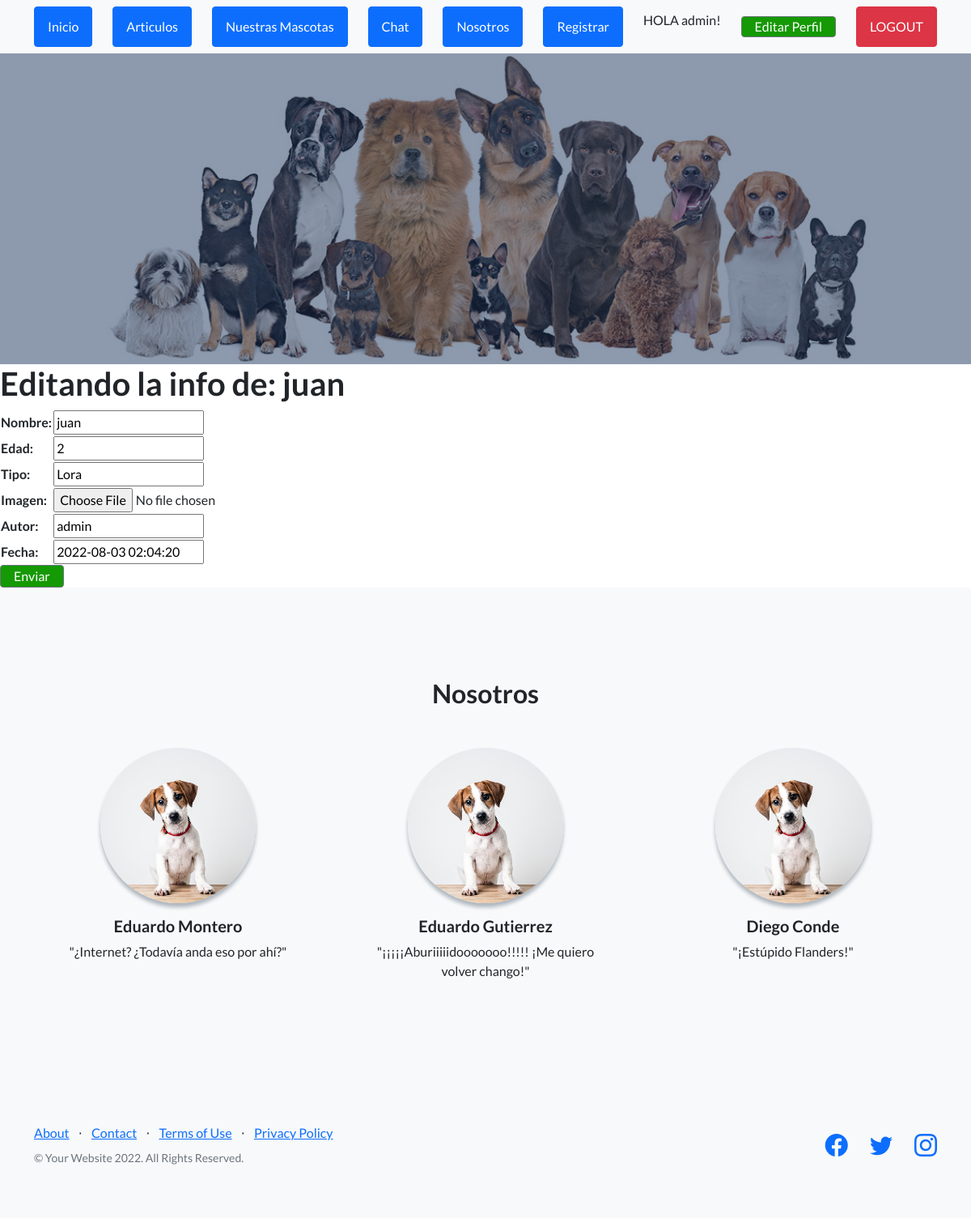
The page /editarmascota/juan (signed in) on the database its author committed.
### App/models.py (models this page shows, shortened)
class Mascota(models.Model):
    nombre = models.CharField(max_length=50)
    edad = models.IntegerField()
    tipo = models.CharField(max_length=50) #perro, gato, etc.
    autor = models.CharField(max_length=40,null=True)
    fecha = models.DateTimeField(null=True)
    imagen = models.ImageField(upload_to = "mascotas", null=True, blank=True)

### App/views.py (the view)
# urls.py: path('editarmascota/<nombre_mascota>', editarmascota, name='editarmascota'),
@login_required
def editarmascota(request,nombre_mascota):
    autor = request.user.username
    fecha = datetime.now().strftime("%Y-%m-%d %H:%M:%S")
    mascotas= Mascota.objects.get(nombre=nombre_mascota)
    if request.method == "POST":
        form = MascotaFormulario(request.POST)
        if form.is_valid():
            info = form.cleaned_data
            mascotas.nombre = info['nombre']
            mascotas.edad= info["edad"]
            mascotas.tipo= info["tipo"]
            mascotas.autor= info["autor"]
            mascotas.fecha= fecha
            mascotas.save()
            return render(request,"App/inicio.html")
    else:
        form= MascotaFormulario(initial={"nombre":mascotas.nombre, "edad":mascotas.edad, "tipo":mascotas.tipo, "autor":mascotas.autor, "fecha":mascotas.fecha})
    return render(request, "App/editarmascota.html",{"formulario":form, "nombre_mascota":nombre_mascota})

### App/forms.py
class MascotaFormulario(forms.Form):
    nombre = forms.CharField()
    edad = forms.IntegerField()
    tipo = forms.CharField()
    imagen = forms.ImageField()
    autor = forms.CharField(max_length=60)
    fecha = forms.DateTimeField()

### App/templates/App/editarmascota.html (shortened to what this page needs)
{% extends "App/padre.html" %}
{% load static %}
{% block cambia %}
<h1>Editando la info de: {{ nombre_mascota }}</h1>
    <form action="{% url 'editarmascota' nombre_mascota %}" method="POST"> {% csrf_token %}
        <table>
            {{ formulario.as_table }}
        </table>
            <input class="btn btn-crud-agregar" type="submit" value="Enviar">
    </form>
{% endblock %}

### App/templates/App/padre.html (shortened to what this page needs)
<!DOCTYPE html>
<html lang="en">
    <head>
        {% load static %}
        <link href="https://cdn.jsdelivr.net/npm/bootstrap-icons@1.5.0/font/bootstrap-icons.css" rel="stylesheet" type="text/css" />
        <link href="{% static 'App/css/styles.css'%}" rel="stylesheet" />
    </head>
    <body>
        <nav class="navbar navbar-light bg-light static-top">
            <div class="container">
                <a class="btn btn-primary" href="{% url 'Inicio' %}">Inicio</a>
                <a class="btn btn-primary" href="{% url 'Inicio' %}">Articulos</a>
                <a class="btn btn-primary" href="{% url 'nuestrasmascotas' %}">Nuestras Mascotas</a>
                <a class="btn btn-primary" href="{% url 'inbox' %}">Chat</a>
                <a class="btn btn-primary" href="{% url 'Nosotros' %}">Nosotros</a>
                <a class="btn btn-primary" href="{% url 'register' %}">Registrar</a>
                {% if not request.user.is_authenticated %}
                <a class="btn btn-danger" href="{% url 'login' %}">LOGIN</a>
                {% else %}
                <p> HOLA {{ request.user.username }}!</p>
                <a class="btn btn-crud-editar_perfil" href="{% url 'editarperfil' %}">Editar Perfil</a>
                <a class="btn btn-danger" href="{% url 'logout' %}">LOGOUT</a>
                {% endif %}
            </div>
        </nav>
        <header class="masthead">
        </header>
        {% block cambia %}
        {% endblock %}
        <section class="testimonials text-center bg-light">
            <div class="container">
                <h2 class="mb-5">Nosotros</h2>
                <div class="row">
                    <div class="col-lg-4">
                        <div class="testimonial-item mx-auto mb-5 mb-lg-0">
                            <img class="img-fluid rounded-circle mb-3" src="/mascotas/perro_uRommvI.jpg" alt="..." />
                            <h5>Eduardo Montero</h5>
                            <p class="font-weight-light mb-0">"¿Internet? ¿Todavía anda eso por ahí?"</p>
                        </div>
                    </div>
                    <div class="col-lg-4">
                        <div class="testimonial-item mx-auto mb-5 mb-lg-0">
                            <img class="img-fluid rounded-circle mb-3" src="/mascotas/perro_uRommvI.jpg" alt="..." />
                            <h5>Eduardo Gutierrez</h5>
                            <p class="font-weight-light mb-0">"¡¡¡¡¡Aburiiiiidooooooo!!!!! ¡Me quiero volver chango!"</p>
                        </div>
                    </div>
                    <div class="col-lg-4">
                        <div class="testimonial-item mx-auto mb-5 mb-lg-0">
                            <img class="img-fluid rounded-circle mb-3" src="/mascotas/perro_uRommvI.jpg" alt="..." />
                            <h5>Diego Conde</h5>
                            <p class="font-weight-light mb-0">"¡Estúpido Flanders!"</p>
                        </div>
                    </div>
                </div>
            </div>
        </section>
        <footer class="footer bg-light">
            <div class="container">
                <div class="row">
                    <div class="col-lg-6 h-100 text-center text-lg-start my-auto">
                        <ul class="list-inline mb-2">
                            <li class="list-inline-item"><a href="#!">About</a></li>
                            <li class="list-inline-item">⋅</li>
                            <li class="list-inline-item"><a href="#!">Contact</a></li>
                            <li class="list-inline-item">⋅</li>
                            <li class="list-inline-item"><a href="#!">Terms of Use</a></li>
                            <li class="list-inline-item">⋅</li>
                            <li class="list-inline-item"><a href="#!">Privacy Policy</a></li>
                        </ul>
                        <p class="text-muted small mb-4 mb-lg-0">&copy; Your Website 2022. All Rights Reserved.</p>
                    </div>
                    <div class="col-lg-6 h-100 text-center text-lg-end my-auto">
                        <ul class="list-inline mb-0">
                            <li class="list-inline-item me-4">
                                <a href="#!"><i class="bi-facebook fs-3"></i></a>
                            </li>
                            <li class="list-inline-item me-4">
                                <a href="#!"><i class="bi-twitter fs-3"></i></a>
                            </li>
                            <li class="list-inline-item">
                                <a href="#!"><i class="bi-instagram fs-3"></i></a>
                            </li>
                        </ul>
                    </div>
                </div>
            </div>
        </footer>
    </body>
</html>

### rows shown on the page
Mascota: nombre "juan", edad "2", tipo "Lora", autor "admin", fecha "2022-08-03 02:04:20"

### other values the page prints
{{ request.user.username }} "admin"
